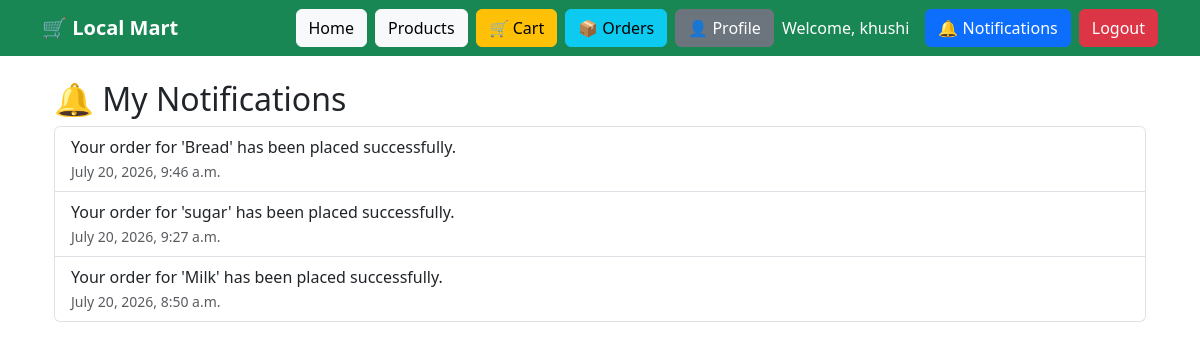
Page /orders/notifications/ (signed in) on the committed database.
### orders/models.py (models this page shows, shortened)
class Notification(models.Model):
    user = models.ForeignKey(User, on_delete=models.CASCADE)
    message = models.CharField(max_length=255)
    created_at = models.DateTimeField(auto_now_add=True)
    is_read = models.BooleanField(default=False)

### orders/views.py (the view)
# urls.py: path("notifications/",views.notification_list, name="notifications"),
@login_required
def notification_list(request):
    notifications = Notification.objects.filter(
        user=request.user
    ).order_by("-created_at")
    return render(
        request,
        "orders/notifications.html",
        {"notifications": notifications}
    )

### templates/orders/notifications.html
{% extends 'base.html' %}
{% block content %}
<div class="container mt-4">
    <h2>🔔 My Notifications</h2>
    {% if notifications %}
        <ul class="list-group">
            {% for notification in notifications %}
            <li class="list-group-item">
                {{ notification.message }}
                <br>
                <small class="text-muted">
                    {{ notification.created_at }}
                </small>
            </li>
            {% endfor %}
        </ul>
    {% else %}
        <div class="alert alert-info">
            No notifications yet.
        </div>
    {% endif %}
</div>
{% endblock %}

### templates/base.html (shortened to what this page needs)
<!DOCTYPE html>
<html lang="en">
<head>
    <link href="https://cdn.jsdelivr.net/npm/bootstrap@5.3.3/dist/css/bootstrap.min.css" rel="stylesheet">
</head>
<body>
<nav class="navbar navbar-expand-lg navbar-dark bg-success">
    <div class="container">
        <a class="navbar-brand fw-bold" href="/">
            🛒 Local Mart
        </a>
        <div class="d-flex align-items-center">
            <a class="btn btn-light me-2" href="/">
                Home
            </a>
            {% if user.is_authenticated %}
                <a class="btn btn-light me-2" href="/products/">
                    Products
                </a>
                <a class="btn btn-warning me-2" href="/cart/">
                    🛒 Cart
                </a>
                <a class="btn btn-info me-2" href="/orders/">
                    📦 Orders
                </a>
                <a class="btn btn-secondary me-2" href="/accounts/profile/">
                    👤 Profile
                </a>
                <span class="text-white me-3">
                    Welcome, {{ user.username }}
                </span>
                <a class="btn btn-primary me-2" href="/orders/notifications/">
                    🔔 Notifications
                </a>
                <a class="btn btn-danger" href="/accounts/logout/">
                    Logout
                </a>
            {% endif %}
        </div>
    </div>
</nav>
<div class="container mt-4">
    {% block content %}
    {% endblock %}
</div>
</body>
</html>

### rows in the picture
Notification: message "Your order for 'Bread' has been placed successfully.", created_at "July 20, 2026, 9:46 a.m."
Notification: message "Your order for 'sugar' has been placed successfully.", created_at "July 20, 2026, 9:27 a.m."
Notification: message "Your order for 'Milk' has been placed successfully.", created_at "July 20, 2026, 8:50 a.m."

### other values in the picture
{{ user.username }} "khushi"
